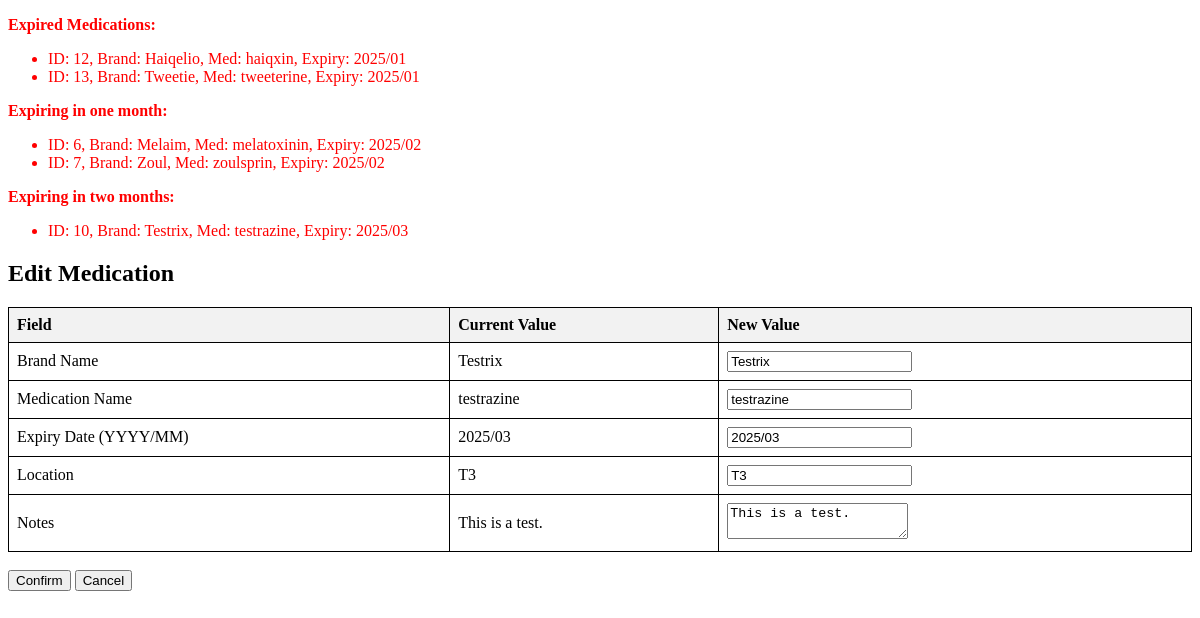
/edit/10?sort_by=expiry_date&sort_order=asc&search_term=&page=1, run on the app's committed database.
### tables this page shows
CREATE TABLE medications (
            medication_id INTEGER PRIMARY KEY AUTOINCREMENT,
            brand_name TEXT NOT NULL,
            medication_name TEXT NOT NULL,
            expiry_date TEXT NOT NULL,
            location TEXT NOT NULL,
            notes TEXT
        );

### app.py (the view, shortened to what this page needs)
@app.route("/edit/<int:medication_id>", methods=["GET", "POST"])
def edit_medication(medication_id):
    db = MedicationDatabase()
    medication = db.get_medication_by_id(medication_id)
    if not medication:
        return "Medication not found", 404
    expiry_alerts = get_expiry_alerts(db)
    return render_template(
        "edit.html", medication=medication, expiry_alerts=expiry_alerts, db=db
    )

### database.py (called while the page is built)
    def __enter__(self):
        self.conn = sqlite3.connect(self.db_name)
        self.cursor = self.conn.cursor()
        return self

    def __exit__(self, exc_type, exc_val, exc_tb):
        if self.conn:
            self.conn.close()

    def get_medication_by_id(self, medication_id):
        with self as db:
            db.cursor.execute(
                "SELECT * FROM medications WHERE medication_id = ?", (medication_id,)
            )
            medication = db.cursor.fetchone()
            return medication

### templates/edit.html (shortened to what this page needs)
<!DOCTYPE html>
<html lang="en">
<head>
</head>
<body>
    {% if expiry_alerts['expired'] or expiry_alerts['expiring_in_one_month'] or expiry_alerts['expiring_in_two_months']
    or expiry_alerts['closest_expiry'] %}
    <div style="color: red;">
        {% if expiry_alerts['expired'] %}
        <p><strong>Expired Medications:</strong></p>
        <ul>
            {% for med in expiry_alerts['expired'] %}
            <li>ID: {{med[0]}}, Brand: {{med[1]}}, Med: {{med[2]}}, Expiry: {{med[3]}}
            </li>
            {% endfor %}
        </ul>
        {% endif %}
        {% if expiry_alerts['expiring_in_one_month'] %}
        <p><strong>Expiring in one month:</strong></p>
        <ul>
            {% for med in expiry_alerts['expiring_in_one_month'] %}
            <li>ID: {{med[0]}}, Brand: {{med[1]}}, Med: {{med[2]}}, Expiry: {{med[3]}}</li>
            {% endfor %}
        </ul>
        {% endif %}
        {% if expiry_alerts['expiring_in_two_months'] %}
        <p><strong>Expiring in two months:</strong></p>
        <ul>
            {% for med in expiry_alerts['expiring_in_two_months'] %}
            <li>ID: {{med[0]}}, Brand: {{med[1]}}, Med: {{med[2]}}, Expiry: {{med[3]}}</li>
            {% endfor %}
        </ul>
        {% endif %}
    </div>
    {% endif %}
    <h2>Edit Medication</h2>
    <form method="post">
        <table>
            <thead>
                <tr>
                    <th>Field</th>
                    <th>Current Value</th>
                    <th>New Value</th>
                </tr>
            </thead>
            <tbody>
                <tr>
                    <td>Brand Name</td>
                    <td>{{ medication[1] }}</td>
                    <td><input type="text" name="brand_name" value="{{ medication[1] }}" required></td>
                </tr>
                <tr>
                    <td>Medication Name</td>
                    <td>{{ medication[2] }}</td>
                    <td><input type="text" name="medication_name" value="{{ medication[2] }}" required></td>
                </tr>
                <tr>
                    <td>Expiry Date (YYYY/MM)</td>
                    <td>{{ medication[3] }}</td>
                    <td><input type="text" name="expiry_date" value="{{ medication[3] }}" placeholder="YYYY/MM"
                            required></td>
                </tr>
                <tr>
                    <td>Location</td>
                    <td>{{ medication[4] }}</td>
                    <td><input type="text" name="location" value="{{ medication[4] }}"></td>
                </tr>
                <tr>
                    <td>Notes</td>
                    <td>{{ medication[5] if medication[5] else 'No Notes' }}</td>
                    <td><textarea name="notes">{{ medication[5] if medication[5] else '' }}</textarea></td>
                </tr>
            </tbody>
        </table>
        <br>
        <button type="submit" onclick="return confirm('Are you sure you want to save the changes?');">Confirm</button>
        <button type="button" onclick="window.location.href='/'">Cancel</button>
    </form>
</body>
</html>

### templates/edit.html (style rules this page uses)
table { border-collapse: collapse; width: 100%; }
th, td { border: 1px solid black; padding: 8px; text-align: left; }
th { background-color: #f2f2f2; }

### data on the page
medications: medication_id "12", brand_name "Haiqelio", medication_name "haiqxin", expiry_date "2025/01"
medications: medication_id "13", brand_name "Tweetie", medication_name "tweeterine", expiry_date "2025/01"
medications: medication_id "6", brand_name "Melaim", medication_name "melatoxinin", expiry_date "2025/02"
medications: medication_id "7", brand_name "Zoul", medication_name "zoulsprin", expiry_date "2025/02"
medications: medication_id "10", brand_name "Testrix", medication_name "testrazine", expiry_date "2025/03", location "T3", notes "This is a test."
